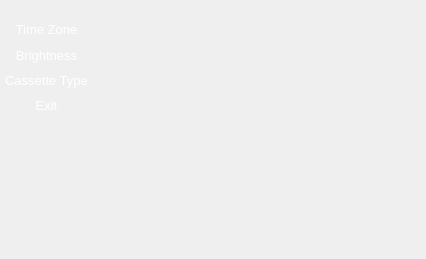
<?xml version="1.0" encoding="UTF-8"?>
<ui version="4.0">
 <class>Dialog</class>
 <widget class="QDialog" name="Dialog">
  <property name="geometry">
   <rect>
    <x>0</x>
    <y>0</y>
    <width>426</width>
    <height>259</height>
   </rect>
  </property>
  <property name="sizePolicy">
   <sizepolicy hsizetype="Fixed" vsizetype="Fixed">
    <horstretch>0</horstretch>
    <verstretch>0</verstretch>
   </sizepolicy>
  </property>
  <property name="windowTitle">
   <string notr="true">Dialog</string>
  </property>
  <property name="styleSheet">
   <string notr="true"/>
  </property>
  <widget class="QWidget" name="widget" native="true">
   <property name="geometry">
    <rect>
     <x>0</x>
     <y>0</y>
     <width>98</width>
     <height>132</height>
    </rect>
   </property>
   <property name="styleSheet">
    <string notr="true">.QWidget{background-image: url(:/setting/setting_folder/group.png)}

</string>
   </property>
   <widget class="QPushButton" name="dvp_only">
    <property name="geometry">
     <rect>
      <x>0</x>
      <y>95</y>
      <width>93</width>
      <height>20</height>
     </rect>
    </property>
    <property name="font">
     <font>
      <pointsize>10</pointsize>
     </font>
    </property>
    <property name="styleSheet">
     <string notr="true">.QPushButton{background-color: transparent; border:0;color:white}</string>
    </property>
    <property name="text">
     <string>Exit</string>
    </property>
   </widget>
   <widget class="QPushButton" name="brightness">
    <property name="geometry">
     <rect>
      <x>0</x>
      <y>45</y>
      <width>93</width>
      <height>20</height>
     </rect>
    </property>
    <property name="font">
     <font>
      <pointsize>10</pointsize>
     </font>
    </property>
    <property name="styleSheet">
     <string notr="true">.QPushButton{background-color: transparent; border:0;color:white;}</string>
    </property>
    <property name="text">
     <string>Brightness</string>
    </property>
   </widget>
   <widget class="QPushButton" name="cassette_type">
    <property name="geometry">
     <rect>
      <x>0</x>
      <y>70</y>
      <width>93</width>
      <height>20</height>
     </rect>
    </property>
    <property name="font">
     <font>
      <pointsize>10</pointsize>
     </font>
    </property>
    <property name="styleSheet">
     <string notr="true">.QPushButton{background-color: transparent; border:0;color:white;}</string>
    </property>
    <property name="text">
     <string>Cassette Type</string>
    </property>
   </widget>
   <widget class="QPushButton" name="time_zone">
    <property name="geometry">
     <rect>
      <x>0</x>
      <y>19</y>
      <width>93</width>
      <height>20</height>
     </rect>
    </property>
    <property name="font">
     <font>
      <pointsize>10</pointsize>
     </font>
    </property>
    <property name="styleSheet">
     <string notr="true">.QPushButton{background-color: transparent; border:0;color:white;}</string>
    </property>
    <property name="text">
     <string>Time Zone</string>
    </property>
   </widget>
  </widget>
 </widget>
 <resources>
  <include location="../title.qrc"/>
 </resources>
 <connections/>
</ui>
